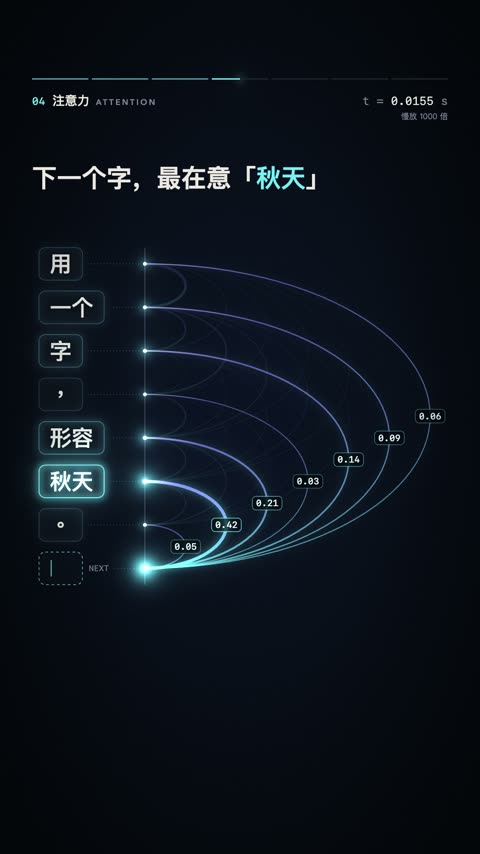
#> input picture library/attention-lines/thumb.jpg, 480 x 854 px, given in place of shot..png, which was not available
$ python -i render_v2.py   (imports and definitions only)
#> lines starting #> are read from the running program, lines starting #| are printed output that depends on the picture; pictures that were not available may be replaced by others from this repository, and a replacement may not be noted
"""Render the v2 storyboard keyframes (1080x1920).

new frames:  I1 I2 I3 (demo inserts), 10a 10b (paper box), 11 (box tossed to Agent), 13a 13b (chat),
             14a 14b (card table + style brush), 15 (film strip), 16a 16b (self-check on the live frame), 18 (split).
inputs (read-only): _work/src_frames + _work/matte + _work/faces.jsonl (extract_frames.py), style samples in the
scratchpad, card frames in _work/assets, v1 frames for the film strip.
usage:  python3 src/render_v2.py [keys...]      (15 must run after the others: it prints them onto the film)
"""
import json
import math
import os
import sys
from pathlib import Path

import cv2
import numpy as np
from PIL import Image, ImageDraw, ImageFilter, ImageEnhance

sys.path.insert(0, str(Path(__file__).resolve().parent))
from sb_lib import *  # noqa
from timeline import KEYFRAMES, v2_to_src, fmt, DEMOS

ROOT = Path(__file__).resolve().parent.parent
WORK = ROOT / '_work'
V1 = ROOT.parent / 'storyboard_v1'
SP = Path(os.environ.get("XM_SCRATCH_DIR", "/tmp/xm_scratch"))
STY = SP / 'styles-v2'
ASSETS = {
    'vlog_open': STY / 'vlog/out/1A_collage_open.jpg',
    'vlog_daily': STY / 'vlog/out/1B_collage_daily.jpg',
    'vlog_trans': STY / 'vlog/out/1C_collage_transition.jpg',
    'film_open': STY / 'vlog/out/2A_film_open.jpg',
    'mag_A': STY / 'explainer/2_杂志编辑风_A_开场标题.png',
    'launch_A': STY / 'explainer/3_发布会大运镜_A_开场标题.png',
    'faceless_A': STY / 'faceless/纸本手绘_A_开场钩子.png',
    'faceless_C': STY / 'faceless/纸本手绘_C_揭晓帧.png',
    'kepu_513': WORK / 'assets/kepu_0513.png',
    'kepu_36': WORK / 'assets/kepu_0036.png',
    'kepu_600': WORK / 'assets/kepu_0600.png',
    'vlog_I1': WORK / 'assets/vlog_0054.png',
    'vlog_7': WORK / 'assets/vlog_0565.png',
    'vlog_10a': WORK / 'assets/vlog_0720.png',
    'vlog_ws': WORK / 'assets/vlog_0534.png',
    'vlog_t1': WORK / 'assets/vlog_0102.png',
    'vlog_t2': WORK / 'assets/vlog_0216.png',
    'vlog_t3': WORK / 'assets/vlog_0288.png',
    'vlog_t4': WORK / 'assets/vlog_0345.png',
    'card03': WORK / 'assets/card03_3.55.png',
    'card01': WORK / 'assets/card01_2.9.png',
    'card02': WORK / 'assets/card02_2.6.png',
    'card04': WORK / 'assets/card04_2.0.png',
    'card06': WORK / 'assets/card06_2.0.png',
    'card07': WORK / 'assets/card07_4.0.png',
}
OUT = ROOT
# [1 line that did not run here, left out]


def faceless(t):
    """faceless demo still (the mp4 is being re-mixed: stills come from its 0.2 s filmstrip, 540x960 -> 1080x1920)"""
    return Image.open(FACELESS_FRAMES / f't{t:05.1f}s.jpg').convert('RGBA').resize((W, H), Image.LANCZOS)


FACES = {}
# [3 lines not run here, left out]


# ------------------------------------------------------------------ source helpers (same as v1)
# [4 lines left out: function src_of, not called in this run]


def load_src(frame):
    return Image.open(WORK / f'src_frames/{frame:06d}.png').convert('RGBA')


# [14 lines left out: function load_matte, not called in this run]


def head_top(matte):
    return int(np.where(matte.max(1) > 0.5)[0].min())


def face_of(frame):
    return tuple(FACES[frame]['face'])


def lips_of(frame):
    return tuple(FACES[frame]['lips'])


def img(key, size=None):
    im = Image.open(ASSETS[key]).convert('RGBA')
    return im.resize(size, Image.LANCZOS) if size else im


# [95 lines left out: functions cover, person_layer, pill, demo_tag, save, shotI1 and 4 more, not called in this run]


def check_chip():
    return pill('STEP 4 剪辑成片 · 自检中', size=30, bg=(20, 20, 20, 225), dot=RED)


# [195 lines left out: functions shot16, workbench, scissors, small_pop_card, role_card, shot18, not called in this run]


SHOTS = {}


# ================================================================== shots 1, 7, 9 (v1 layouts, now with the finished demos)
# [178 lines left out: functions speed_lines, demo_card_v2, shot01, shot07, shot09, ticket_stub and 5 more, not called in this run]


# ================================================================== shot 15: film strip on a light table
FILM = (30, 26, 22)


def frame_img(name):
    """a storyboard frame of this video: v2 frames from this folder, v1 frames for unchanged shots"""
    if name == 'LIVE':
        return Image.new('RGBA', (W, H), (60, 56, 50, 255))
    p = OUT / f'shot{name}.png'
    if not p.exists():
        p = V1 / f'shot{name}.png'
    return Image.open(p).convert('RGBA')


def film_strip(names, fw=300, gap=30, margin=86, lit=(), current=None, dim=0.42, edge_text='', notes=None):
#> called with names = '../../../attention-lines/thumb.jpg', fw = 300, gap = 30, margin = 86, lit = (), dim = 0.42, edge_text = ''
    fh = int(fw * 16 / 9)
    n = len(names)
    Wf = n * (fw + gap) + gap
    Hf = fh + 2 * margin
    im = Image.new('RGBA', (Wf, Hf), FILM + (255,))
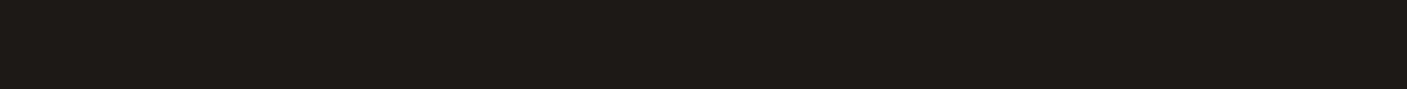
#> im: PIL image 11250x705 RGBA (shown at 1/8 size); mean R, G, B, A 30, 26, 22, 255
    d = ImageDraw.Draw(im)
    for x in range(14, Wf, 46):                       # sprocket holes
        d.rounded_rectangle((x, 16, x + 26, 16 + 34), radius=6, fill=(236, 228, 210, 255))
        d.rounded_rectangle((x, Hf - 50, x + 26, Hf - 16), radius=6, fill=(236, 228, 210, 255))
    boxes = []
    for i, nm in enumerate(names):
        x = gap + i * (fw + gap)
        fr_ = frame_img(nm).resize((fw, fh), Image.LANCZOS)
        if nm not in lit:
            fr_ = ImageEnhance.Brightness(fr_).enhance(dim)
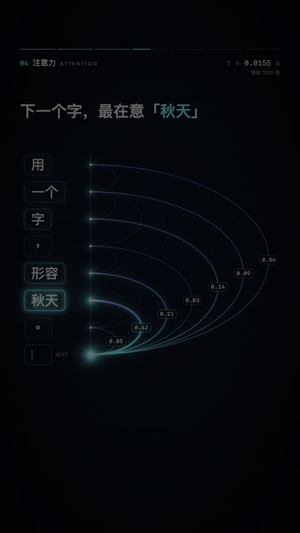
#> fr_: PIL image 300x533 RGBA; mean R, G, B, A 4.7, 7.6, 11.2, 255
        im.alpha_composite(fr_, (x, margin))
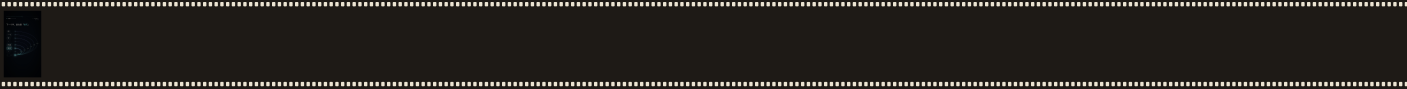
#> im: PIL image 11250x705 RGBA (shown at 1/8 size); mean R, G, B, A 41, 36.9, 32.3, 255
#> pass 3 of the loop in film_strip, `for i, nm in enumerate(names):`:
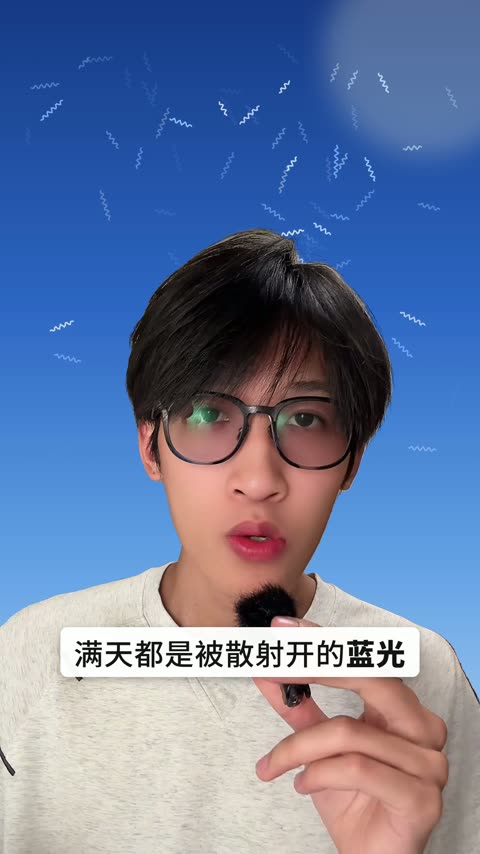
#> input picture library/bg-swap-glow-text/thumb.jpg, 480 x 854 px, given in place of .png, which was not available
#> in film_strip, `fr_ = ImageEnhance.Brightness(fr_).enhance(dim)`:
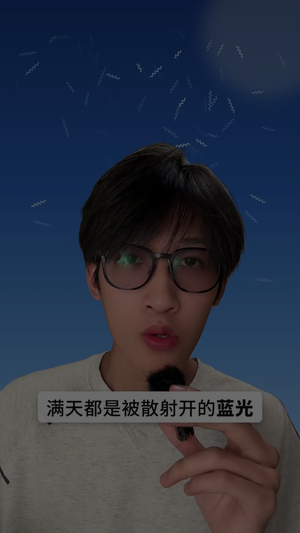
#> fr_: PIL image 300x533 RGBA; mean R, G, B, A 43.8, 50.9, 66.3, 255
#> in film_strip, `im.alpha_composite(fr_, (x, margin))`:
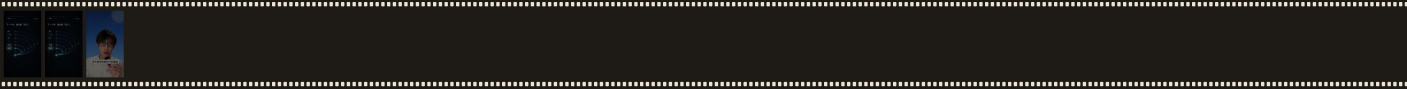
#> im: PIL image 11250x705 RGBA (shown at 1/8 size); mean R, G, B, A 40.8, 37, 32.9, 255
#> the loop made 11 passes; the first 3 are shown
        if nm == current:
            d.rectangle((x - 7, margin - 7, x + fw + 6, margin + fh + 6), outline=YELLOW, width=8)
        boxes.append((x, margin, x + fw, margin + fh))
        tag = (notes or {}).get(nm)
        if tag:
            d.text((x + 6, margin - 8), tag, font=font('Bold', 22), fill=(255, 196, 120), anchor='ls')
    if edge_text:
        ex_ = edge_text[1] if isinstance(edge_text, tuple) else gap
        d.text((ex_, Hf - 58), edge_text[0] if isinstance(edge_text, tuple) else edge_text, font=font('Bold', 20),
               fill=(255, 176, 90), anchor='ls')
    return im, boxes, (Wf, Hf, fw, fh, margin)


# [90 lines left out: function shot15, not called in this run]


# ================================================================== shot 10: one paper box -> three-tray toolbox
KRAFT_F, KRAFT_S, KRAFT_T, KRAFT_IN = (214, 178, 124), (186, 148, 96), (232, 204, 158), (120, 88, 50)


class Obl:
    """oblique (cabinet) projection: x right, y depth (away), z up; front faces stay undistorted"""

    def __init__(self, ox, oy, kx=0.42, ky=0.36):
        self.ox, self.oy, self.kx, self.ky = ox, oy, kx, ky

    def __call__(self, x, y, z):
        return (self.ox + x + y * self.kx, self.oy - z - y * self.ky)

    def poly(self, pts):
        return [self(*p) for p in pts]


# [13 lines left out: functions draw_poly, upright, not called in this run]


def thumb(key_or_img, w, h):
    im = key_or_img if isinstance(key_or_img, Image.Image) else img(key_or_img)
    return photo(cover(im.convert('RGBA'), w, h), border=8, radius=8)


# [303 lines left out: functions shot10a, motion_mini, speaker_panel, speaker_icon, glow, shot10b and 6 more, not called in this run]


class Plane:
    """texture rect (tw x th) <-> screen quad [tl, tr, br, bl]"""

    # [15 lines left out: functions __init__, pt, inv_pt, not called in this run]

    def warp(self, tex):
        return tex.transform((W, H), Image.PERSPECTIVE, tuple(self.inv), Image.BICUBIC)


# [5 lines left out: function style_card_img, not called in this run]


# ================================================================== shot 14a: cards dealt on a cutting mat, Max behind the table
MAT = (36, 92, 70)


# [86 lines left out: functions cutting_mat, shot14a, not called in this run]


# ================================================================== shot 13: chat on the 03 input-box paper
CHAT_PAPER = (244, 240, 232)


# [102 lines left out: functions chat_bubble, attach_chip, chat_input, ime_bar, chat_header, not called in this run]


CHAT = [('做一条开源工具的介绍视频', 'you', [('video', '口播素材 4:35'), ('doc', '文案')]),
        ('开头先放成片？', 'agent', None),
        ('vlog、科普、不露脸各放一段', 'you', None),
        ('文案改好了，确认吗？', 'agent', None),
        ('确认', 'you', None)]


# [43 lines left out: functions shot13, main, not called in this run]


ALLOW = {'14a': [('style_selected', 'check')], '4': [('ticket', 'stamp_free'), ('ticket', 'stamp_open')]}

# [9 lines not run here, left out]

#> (the run stopped early here; a loop or call above may not have finished)
